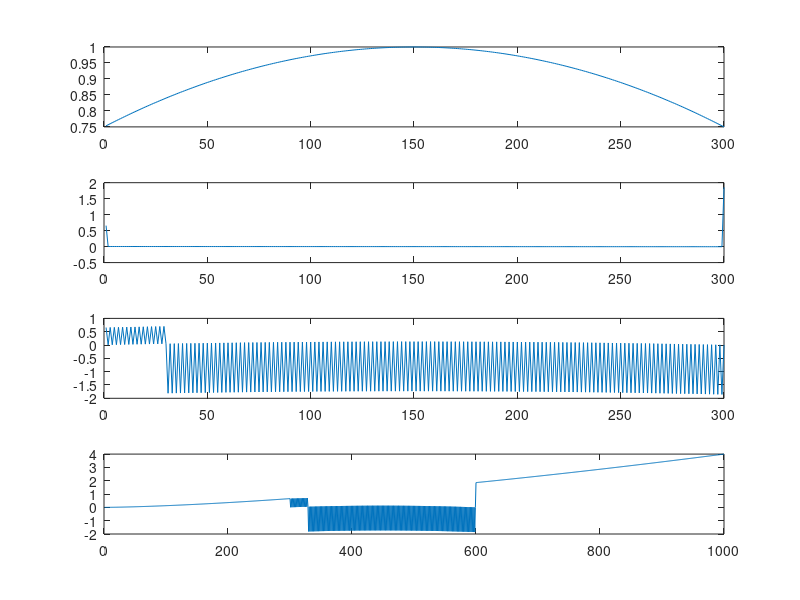

Write MATLAB code to recreate this figure.
f = (1:1000).^1.5;
f = f/max(f)*4;
%g = sin(2*pi*0.01*((1:300)-15));
g = ((1:300) - 150)/300;
g = 1 - g.^2;
%subplot(1, 2, 1)
plot(f);
title('f')
title('Function f')
ylabel('Magnitude')
xlabel('Sample number')
%subplot(1, 2, 2)
plot(g)
title('Function g');
xlabel('Sample number');
ylabel('Magnitude');
h = f;
h(300:599) = g;
plot(h)
xlabel('Sample number');
ylabel('Magnitude');
title('"Pasting" g onto f');
deriv = 0.5*g(3:length(g)) - 0.5*g(1:length(g)-2);
A = diag(-1*ones(1, length(g)-1), -1) + diag(ones(1, length(g)-1), 1);
A(1, :) = [1 zeros(1, length(g)-1)];
A(30, :) = [zeros(1, length(g)-1) 1];
b = [f(300) deriv f(599)]';
subplot(4, 1, 1);
plot(g);
subplot(4, 1, 2);
plot(b);
g = inv(A)*b;
h(300:599) = g;
g(1)
g(300)
h(300)
h(599)
subplot(4, 1, 3);
plot(g)
subplot(4, 1, 4);
plot(h)